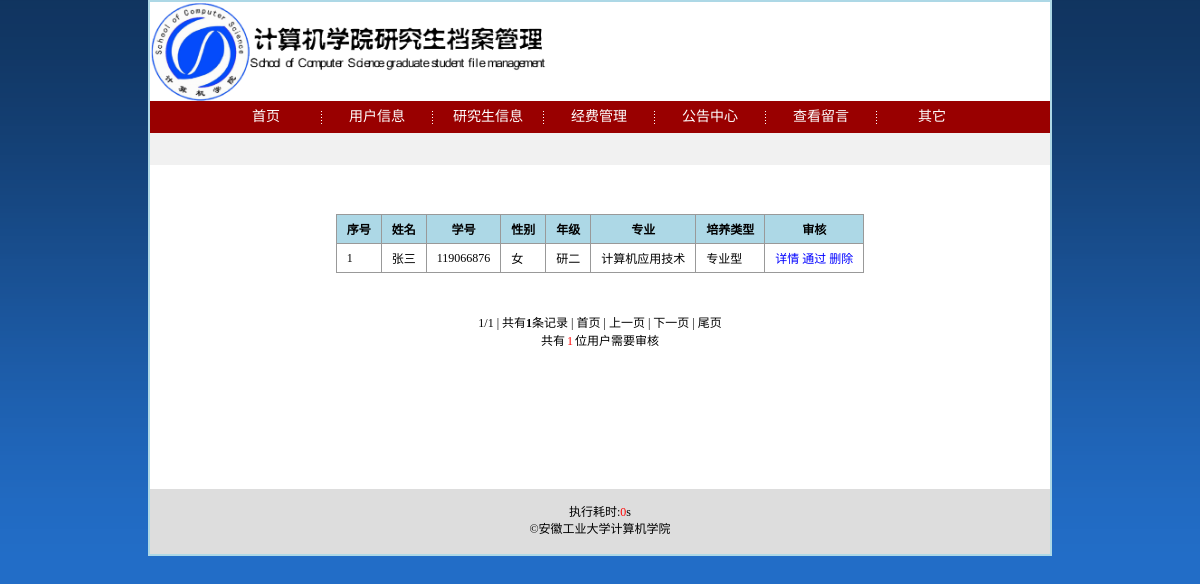
The app's page /stu_active.php (signed in) with its own data.
### tables this page shows
CREATE TABLE IF NOT EXISTS `gm_stuinfo` (
  `gm_id` mediumint(8) unsigned NOT NULL auto_increment COMMENT '学生id',
  `gm_active` char(1) NOT NULL default '0' COMMENT '是否审核',
  `gm_num` int(14) unsigned NOT NULL COMMENT '学号',
  `gm_username` varchar(20) NOT NULL COMMENT '姓名',
  `gm_teacher` varchar(20) default NULL,
  `gm_sex` char(1) NOT NULL COMMENT '性别',
  `gm_birth` date NOT NULL COMMENT '生日',
  `gm_start_time` date NOT NULL COMMENT '入学时间',
  `gm_grade` char(3) NOT NULL COMMENT '年级',
  `gm_contact` char(14) NOT NULL COMMENT '联系方式',
  `gm_address` varchar(40) NOT NULL COMMENT '家庭住址',
  `gm_saddress` varchar(30) NOT NULL COMMENT '学校内住址',
  `gm_subject` char(8) NOT NULL COMMENT '专业',
  `gm_type` char(4) NOT NULL COMMENT '培养管理类型',
  `gm_remarks` text COMMENT '备注',
  `gm_photoname` varchar(50) NOT NULL COMMENT '照片名称',
  PRIMARY KEY  (`gm_id`)
);

CREATE TABLE IF NOT EXISTS `gm_system` (
  `gm_id` tinyint(2) unsigned NOT NULL auto_increment COMMENT 'id',
  `gm_webname` varchar(100) NOT NULL COMMENT '网站标题',
  `gm_initial_password` varchar(40) NOT NULL COMMENT '默认密码',
  `gm_register` char(1) NOT NULL COMMENT '是否允许注册',
  `gm_needcode` char(1) NOT NULL COMMENT '是否需要验证码',
  `gm_help_login` varchar(300) default '无' COMMENT '登录界面帮助信息',
  `gm_user_date_page` char(1) NOT NULL COMMENT '用户信息分页',
  `gm_stu_active_page` char(1) NOT NULL COMMENT '审核分页',
  `gm_stu_date_page` char(1) NOT NULL COMMENT '研究生信息分页',
  `gm_message_page` char(1) NOT NULL COMMENT '留言板分页',
  `gm_notice_page` char(1) NOT NULL COMMENT '公告中心分页',
  `gm_funds_admin_page` char(1) NOT NULL COMMENT '经费管理分页',
  `gm_user_date_pagesize` char(4) NOT NULL COMMENT '用户信息分页大小',
  `gm_stu_active_pagesize` char(4) NOT NULL COMMENT '审核分页大小',
  `gm_stu_date_pagesize` char(4) NOT NULL COMMENT '研究生信息分页大小',
  `gm_message_pagesize` char(4) NOT NULL COMMENT '留言板分页大小',
  `gm_notice_pagesize` char(4) NOT NULL COMMENT '公告中心分页大小',
  `gm_funds_admin_pagesize` char(4) NOT NULL COMMENT '经费管理分页大小',
  `gm_inputDetails` varchar(200) default NULL COMMENT '学生申请经费事由',
  PRIMARY KEY  (`gm_id`)
);

### includes/mysql.func.php (called while the page is built, shortened)
<?php
function _query($sql){
	return mysql_query($sql);
}
function _fetch_array($sql){
	return mysql_fetch_array(_query($sql));
}
function _fetch_array_list($res){
	return mysql_fetch_array($res);
}
?>

### includes/common.inc.php (called while the page is built, shortened)
<?php
require ROOT_PATH.'includes/global.func.php';
require ROOT_PATH.'includes/mysql.func.php';
if (!!$_rows = _fetch_array("SELECT
													gm_webname,
													gm_initial_password,
													gm_register,
													gm_needcode,
													gm_help_login,
													gm_user_date_page,
													gm_stu_active_page,
													gm_stu_date_page,
													gm_message_page,
													gm_notice_page,
													gm_funds_admin_page,
													gm_user_date_pagesize,
													gm_stu_active_pagesize,
													gm_stu_date_pagesize,
													gm_message_pagesize,
													gm_notice_pagesize,
													gm_funds_admin_pagesize,
													gm_inputDetails
												FROM
													gm_system
											 WHERE
													gm_id=1
													LIMIT 1"
)) {
	$_system = array();
	$_system['webname'] = $_rows['gm_webname'];
	$_system['initial_password'] = $_rows['gm_initial_password'];
	$_system['register'] = $_rows['gm_register'];
	$_system['needcode'] = $_rows['gm_needcode'];
	$_system['help_login'] = $_rows['gm_help_login'];
	$_system['user_date_page'] = $_rows['gm_user_date_page'];
	$_system['stu_active_page'] = $_rows['gm_stu_active_page'];
	$_system['stu_date_page'] = $_rows['gm_stu_date_page'];
	$_system['message_page'] = $_rows['gm_message_page'];
	$_system['notice_page'] = $_rows['gm_notice_page'];
	$_system['funds_admin_page'] = $_rows['gm_funds_admin_page'];
	$_system['user_date_pagesize'] = $_rows['gm_user_date_pagesize'];
	$_system['stu_active_pagesize'] = $_rows['gm_stu_active_pagesize'];
	$_system['stu_date_pagesize'] = $_rows['gm_stu_date_pagesize'];
	$_system['message_pagesize'] = $_rows['gm_message_pagesize'];
	$_system['notice_pagesize'] = $_rows['gm_notice_pagesize'];
	$_system['funds_admin_pagesize'] = $_rows['gm_funds_admin_pagesize'];
	$_system['inputDetails'] = $_rows['gm_inputDetails'];
} else {
	exit('数据库系统设置表异常，请管理员检查！');
}
?>

### stu_active.php (the view, shortened to what this page needs)
<?php
require dirname(__FILE__).'/includes/common.inc.php';
if($num=_num_rows("SELECT gm_active FROM gm_stuinfo WHERE gm_active='0'")){
	$res=_query("SELECT gm_active,gm_username,gm_num,gm_sex,gm_grade,gm_subject,gm_type FROM gm_stuinfo WHERE gm_active='0' ORDER BY gm_num LIMIT $pagenum,$pagesize");
}
?>
<!DOCTYPE html PUBLIC "-//W3C//DTD XHTML 1.0 Transitional//EN" "http://www.w3.org/TR/xhtml1/DTD/xhtml1-transitional.dtd">
<html xmlns="http://www.w3.org/1999/xhtml">
<head>
<?php
	require ROOT_PATH.'includes/title_admin.inc.php';
?>
</head>
<body>
<?php
	require ROOT_PATH.'includes/header_admin.inc.php';
?>
<div id="main">
<?php
if($num==0){
		echo "<span class='ex'>暂时没有学生信息需要审核</span>";
	}else{
?>
<table class="sortableTable">
	<thead>
	<tr>
		<th class="sortableCol"  valuetype="number">序号</th>
		<th class="sortableCol">姓名</th>
		<th class="sortableCol"  valuetype="number">学号</th>
		<th class="sortableCol">性别</th>
		<th class="sortableCol">年级</th>
		<th class="sortableCol">专业</th>
		<th class="sortableCol">培养类型</th>
		<th>审核</th>
	</tr>
	</thead>
	<tbody>
	<?php
	for($i=1;$i<=$pagesize;$i++){
		$rows=_fetch_array_list($res);
		if($rows['gm_num']=='')break;
		echo "<tr><td>$i</td><td>{$rows['gm_username']}</td><td>{$rows['gm_num']}</td><td>{$rows['gm_sex']}</td><td>{$rows['gm_grade']}</td><td>{$rows['gm_subject']}</td><td>{$rows['gm_type']}</td><td><a href='stu_date_one.php?num={$rows['gm_num']}'>详情</a> <a href='###' onclick=_confirm('确定审核通过吗？','stu_active.php?action=pass&num={$rows['gm_num']}')>通过</a> <a href='###' onclick=_confirm('确定删除吗？','stu_active.php?action=del&num={$rows['gm_num']}')>删除</a></td></tr>";
	}
	?>
	</tbody>
</table>
<?php
_paging($_system['stu_active_page']);
echo "<p class='record'>共有<span>$num</span>位用户需要审核</p>";
}
?>
</div>
<?php
	require ROOT_PATH.'includes/footer_admin.inc.php';
?>
</body>
</html>

### includes/global.func.php (shortened to what this page needs)
<?php
function _page($num,$size){
	global $page,$pageabsolute,$pagenum,$pagesize;
	if(isset($_GET['page'])){
		$page = $_GET['page'];
		if(empty($page) or $page<0 or !is_numeric($page)){
			$page = 1;
		}else {
			$page = intval($page);
		}
	}else{
		$page = 1;
	}
	$pagesize =$size;
	if($num == 0){
		$pageabsolute=1;
	}else{
	$pageabsolute=ceil($num/$pagesize);
	}
	$pagenum = ($page-1)*$pagesize;
}
function _paging($type){
	global $pageabsolute,$page,$num;
	if($type==1){
		echo '<div id="page_num">';
		echo '<ul>';
			for($i=1;$i<=$pageabsolute;$i++)
				if($page==$i){
					echo '<li><a href="'.SCRIPT.'.php?page='.$i.'" class="selected">'.$i.'</a></li>';
				}else{
					echo '<li><a href="'.SCRIPT.'.php?page='.$i.'">'.$i.'</a></li>';
				}
		echo '</ul>';
		echo '</div>';
	}elseif ($type==2){
		echo '<div id="page_text">';
		echo '<ul>';
			echo '<li>'.$page.'/'.$pageabsolute.' | </li>';
			echo '<li>共有<strong>'.$num.'</strong>条记录 | </li>';
			if($page==1){
				echo '<li>首页 | </li>';
				echo '<li>上一页 | </li>';
			}else{
				echo '<li><a href="'.SCRIPT.'.php">首页</a> | </li>';
				echo '<li><a href="'.SCRIPT.'.php?page='.($page-1).'">上一页</a> | </li>';
			}
			if($page==$pageabsolute){
				echo '<li>下一页 | </li>';
				echo '<li>尾页</li>';
			}else{
				echo '<li><a href="'.SCRIPT.'.php?page='.($page+1).'">下一页</a> | </li>';
				echo '<li><a href="'.SCRIPT.'.php?page='.$pageabsolute.'">尾页</a></li>';
			}
		echo '</ul>';
		echo '</div>';
	}
}
?>

### styles/basic.css (style rules this page uses)
* { margin:0; padding:0; }
body { font-size:12px; font-family:微软雅黑,黑体; background:url("../images/user_all_bg.gif") repeat-x scroll 50% top #226CC5; }
ul { list-style-type:none; }
#page_text { height:18px; }
#page_text ul { text-align:center; }
#page_text ul li { display:inline; }

### styles/header.css (style rules this page uses)
#main { border-top:0px; }
a { color: #333333; text-decoration: none; }

### styles/stu_active.css (style rules this page uses)
#main table { margin:40px auto 40px auto; border-collapse:collapse; }
#main table tr th,td { padding:5px 10px 5px 10px; border:1px solid #999; }
#main table tr td a { color:blue; }
#main table tr th { background:lightblue }
#main table tr th.sortableCol { cursor:pointer; }
#body p.record { text-align:center; }
#body p.record span { color:red; padding:0 2px; }

### records on screen
gm_stuinfo: gm_username "张三", gm_num "119066876", gm_sex "女", gm_grade "研二", gm_subject "计算机应用技术", gm_type "专业型"
gm_system: gm_funds_admin_pagesize "1"

### other values on screen
$page "1"
$num "1"
$end_time-$start_time "0"
